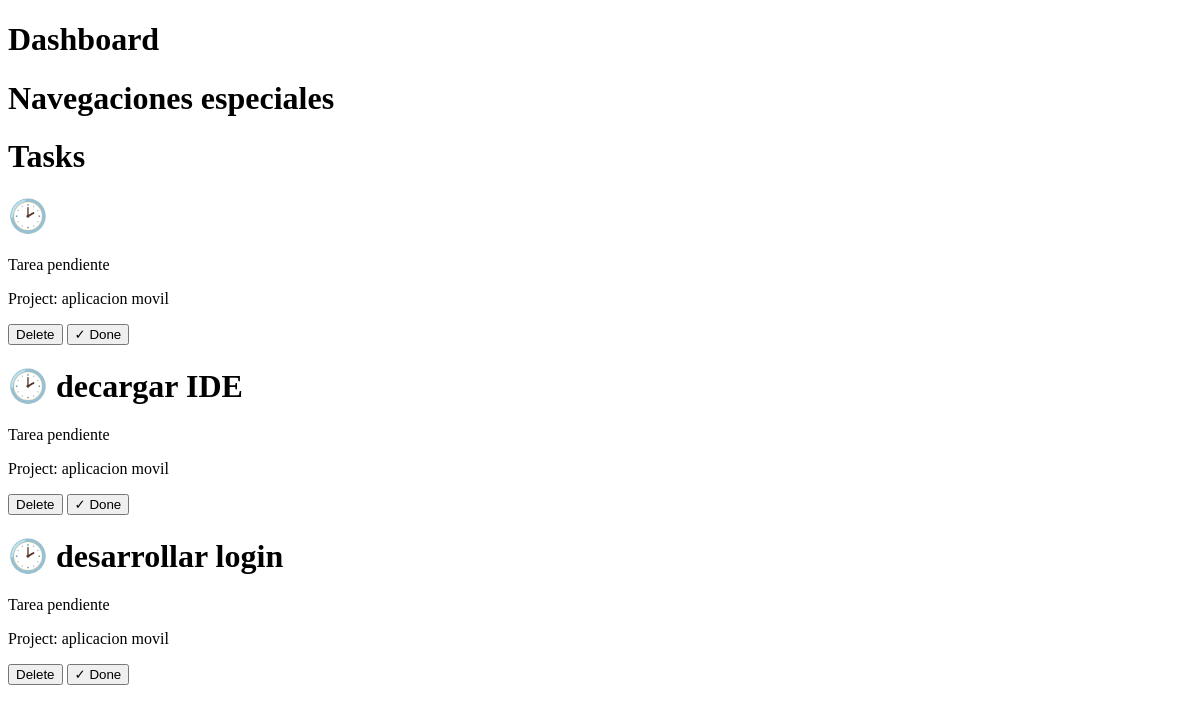
The page /tasks/ on the database as committed earlier.
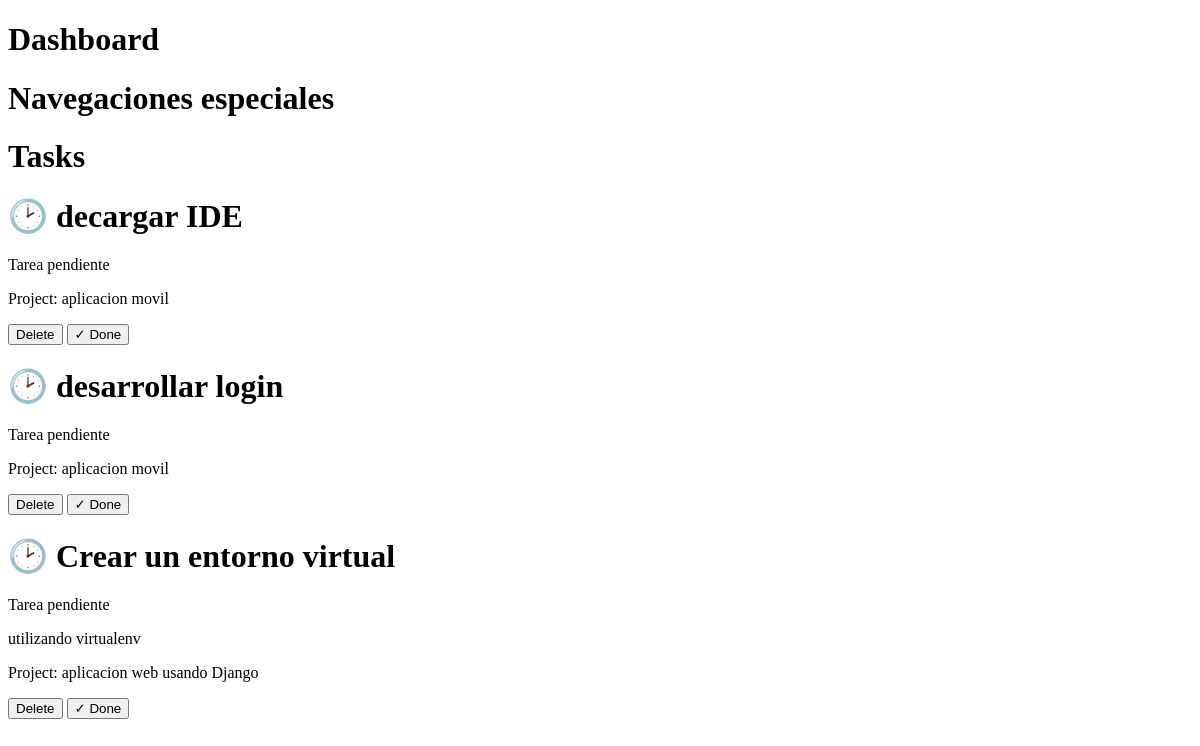
The same page on the database as committed later.
### myapp/models.py (models this page shows, shortened)
class Task(models.Model):
    title = models.CharField(max_length=200)
    description = models.TextField()
    project = models.ForeignKey(Project,on_delete=models.CASCADE)
    done = models.BooleanField(default=False)

class Project(models.Model):
    name = models.CharField(max_length=200)

### myapp/views.py (the view)
# urls.py: path('tasks/',views.tasks,name="tasks"),
def tasks(request):
    tasks = Task.objects.all()
    return render(request,"tasks/task.html",{
        'tasks':tasks
    })

### myapp/templates/tasks/task.html (shortened to what this page needs)
<!DOCTYPE html>
<html lang="en">
<head>
</head>
<body>
    {% extends 'layouts/base2.html'%}
    {% block content %}
    <h1>Tasks</h1>
    {% for task in tasks %}
    <div>
        <h1>{% if task.done == False %} 🕑 {% else %} ✔ {% endif %}{{task.title}}</h1>
        {% if task.done == False %}
        <p>Tarea pendiente</p>
        {% else %}
        <p>Tarea realizada</p>
        {% endif %}
        <p>{{task.description}}</p>
        <p>Project: {{task.project.name}}</p>
        <button>Delete</button>
        <button>&#x2713; Done</button>
    </div>
    {% endfor %}
    {% endblock %}

### myapp/templates/layouts/base2.html
<h1>Dashboard</h1>
<h1>Navegaciones especiales</h1>
{% block content %}
{% endblock %}

Rows that differ between the two databases and show on the page:
removed Task: done "Tarea pendiente", project.name "aplicacion movil"
added Task: title "Crear un entorno virtual", done "Tarea pendiente", description "utilizando virtualenv", project.name "aplicacion web usando Django"
